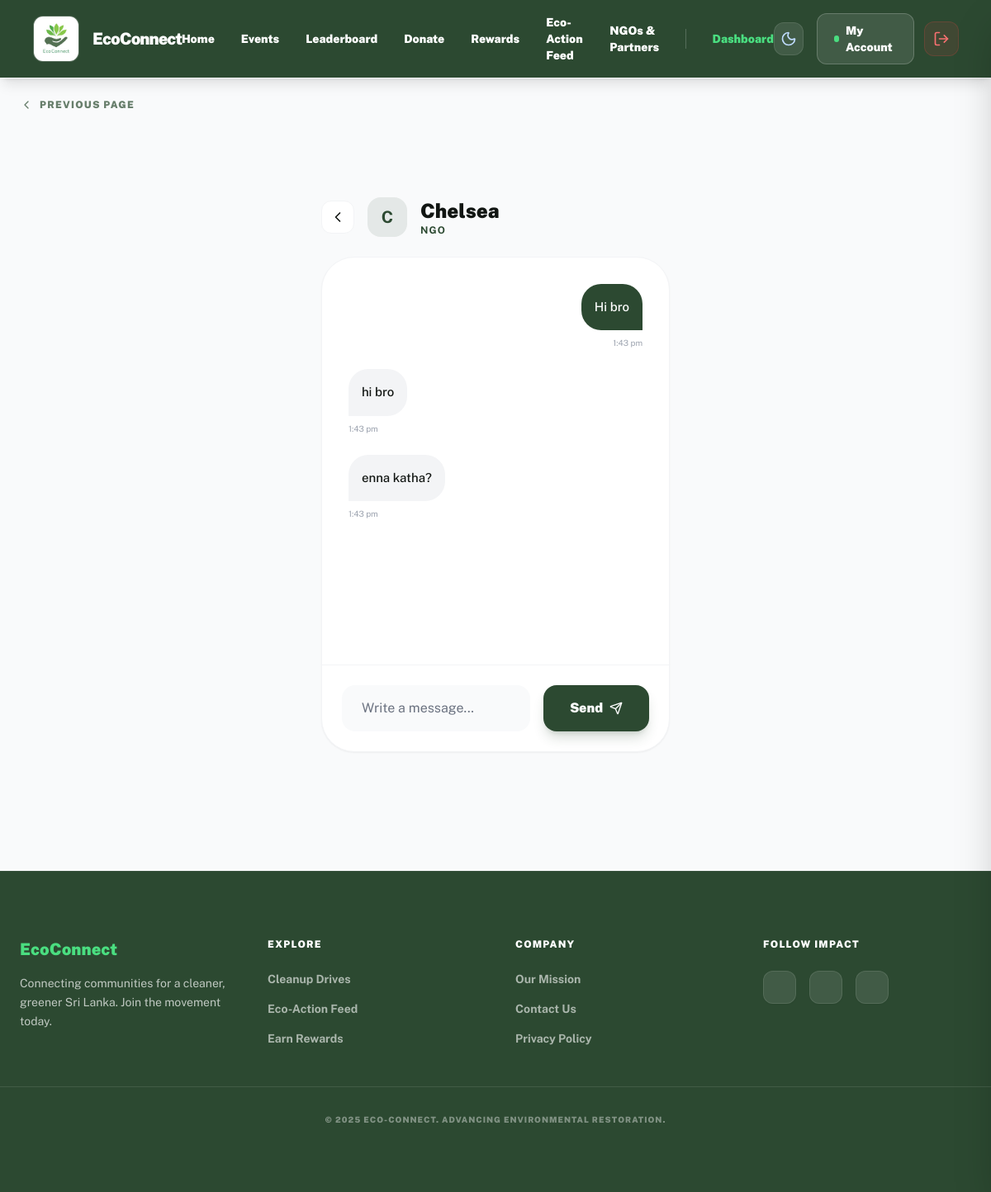
The page /index.php?route=message_chat&with=8 (signed in) on the database its author committed.
### tables this page shows
CREATE TABLE `users` (
  `id` int(11) NOT NULL,
  `name` varchar(100) NOT NULL,
  `email` varchar(150) NOT NULL,
  `password` varchar(255) NOT NULL,
  `role` enum('user','ngo','admin') NOT NULL DEFAULT 'user',
  `phone` varchar(20) DEFAULT NULL,
  `city` varchar(100) DEFAULT NULL,
  `is_active` tinyint(1) NOT NULL DEFAULT 1,
  `created_at` timestamp NOT NULL DEFAULT current_timestamp(),
  `updated_at` timestamp NOT NULL DEFAULT current_timestamp() ON UPDATE current_timestamp(),
  `admin` tinyint(1) NOT NULL DEFAULT 0,
  `points` int(11) DEFAULT 0,
  `lifetime_points` int(11) NOT NULL DEFAULT 0,
  `latitude` decimal(10,8) DEFAULT NULL,
  `longitude` decimal(11,8) DEFAULT NULL,
  `last_active_at` datetime DEFAULT current_timestamp(),
  `last_reengagement_email_at` datetime DEFAULT NULL
);

CREATE TABLE `messages` (
  `id` int(11) NOT NULL,
  `sender_id` int(11) NOT NULL,
  `receiver_id` int(11) NOT NULL,
  `message` text NOT NULL,
  `is_read` tinyint(1) DEFAULT 0,
  `created_at` timestamp NOT NULL DEFAULT current_timestamp()
);

### app/controllers/MessageController.php (called while the page is built, shortened)
<?php
require_once __DIR__ . '/../helpers.php';
function message_chat(PDO $pdo) {
    $my_id = (int)$_SESSION['user_id'];
    $other_id = (int)($_GET['with'] ?? 0);
    $stmt = $pdo->prepare("SELECT id, name, role FROM users WHERE id = ?");
    $stmt->execute([$other_id]);
    $other_user = $stmt->fetch();
    $stmt = $pdo->prepare("
        SELECT * FROM messages
        WHERE (sender_id = ? AND receiver_id = ?)
           OR (sender_id = ? AND receiver_id = ?)
        ORDER BY created_at ASC
    ");
    $stmt->execute([$my_id, $other_id, $other_id, $my_id]);
    $messages = $stmt->fetchAll();
    include __DIR__ . '/../views/layouts/header.php';
    include __DIR__ . '/../views/messages/chat.php';
    include __DIR__ . '/../views/layouts/footer.php';
}

### app/helpers.php (called while the page is built, shortened)
<?php
function h($str) {
    return htmlspecialchars($str ?? '', ENT_QUOTES, 'UTF-8');
}

### app/views/messages/chat.php (the view, shortened to what this page needs)
<div class="max-w-4xl mx-auto px-4 py-12">
    <div class="mb-6 flex items-center gap-4">
        <a href="index.php?route=messages" class="w-10 h-10 rounded-xl bg-white dark:bg-darkSurface border border-gray-100 dark:border-white/10 flex items-center justify-center text-[#121613] dark:text-white hover:shadow-md transition-all">
            <i data-lucide="chevron-left" class="w-5 h-5"></i>
        </a>
        <div class="w-12 h-12 rounded-2xl bg-primary/10 flex items-center justify-center text-xl font-bold text-primary">
            <?= strtoupper(substr($other_user['name'], 0, 1)) ?>
        </div>
        <div>
            <h1 class="text-2xl font-black text-[#121613] dark:text-white"><?= h($other_user['name']) ?></h1>
            <p class="text-xs font-bold text-primary uppercase tracking-widest"><?= h($other_user['role']) ?></p>
        </div>
    </div>
    <div class="bg-white dark:bg-darkSurface rounded-[40px] shadow-sm border border-gray-100 dark:border-white/5 flex flex-col h-[600px]">
        <div id="message-area" class="flex-1 overflow-y-auto p-8 space-y-6">
            <?php foreach ($messages as $msg): ?>
                <?php $is_mine = ((int)$msg['sender_id'] === $my_id); ?>
                <div class="flex <?= $is_mine ? 'justify-end' : 'justify-start' ?>">
                    <div class="max-w-[70%]">
                        <div class="p-4 rounded-3xl <?= $is_mine ? 'bg-primary text-white rounded-br-none' : 'bg-gray-100 dark:bg-white/5 text-[#121613] dark:text-white rounded-bl-none' ?>">
                            <p class="text-[15px] font-medium leading-relaxed"><?= h($msg['message']) ?></p>
                        </div>
                        <p class="text-[10px] text-gray-400 mt-2 <?= $is_mine ? 'text-right' : 'text-left' ?>">
                            <?= date('g:i a', strtotime($msg['created_at'])) ?>
                        </p>
                    </div>
                </div>
            <?php endforeach; ?>
        </div>
        <div class="p-6 border-t border-gray-100 dark:border-white/5">
            <form id="chat-form" action="index.php?route=message_send" method="POST" class="flex gap-4">
                <input type="text" name="message" id="msg-input" autocomplete="off" placeholder="Write a message..."
                    class="flex-1 px-6 py-4 rounded-2xl border-none bg-gray-50 dark:bg-white/5 text-[#121613] dark:text-white focus:ring-2 focus:ring-primary/20 outline-none transition-all">
                <button type="submit" class="bg-primary text-white px-8 py-4 rounded-2xl font-black hover:scale-105 transition-all shadow-lg shadow-primary/20 flex items-center gap-2">
                    Send <i data-lucide="send" class="w-4 h-4"></i>
                </button>
            </form>
        </div>
    </div>
</div>

### rows shown on the page
users: name "C", name "Chelsea", role "NGO"
messages: message "Hi bro", created_at "1:43 pm"
messages: message "hi bro", created_at "1:43 pm"
messages: message "enna katha?", created_at "1:43 pm"
